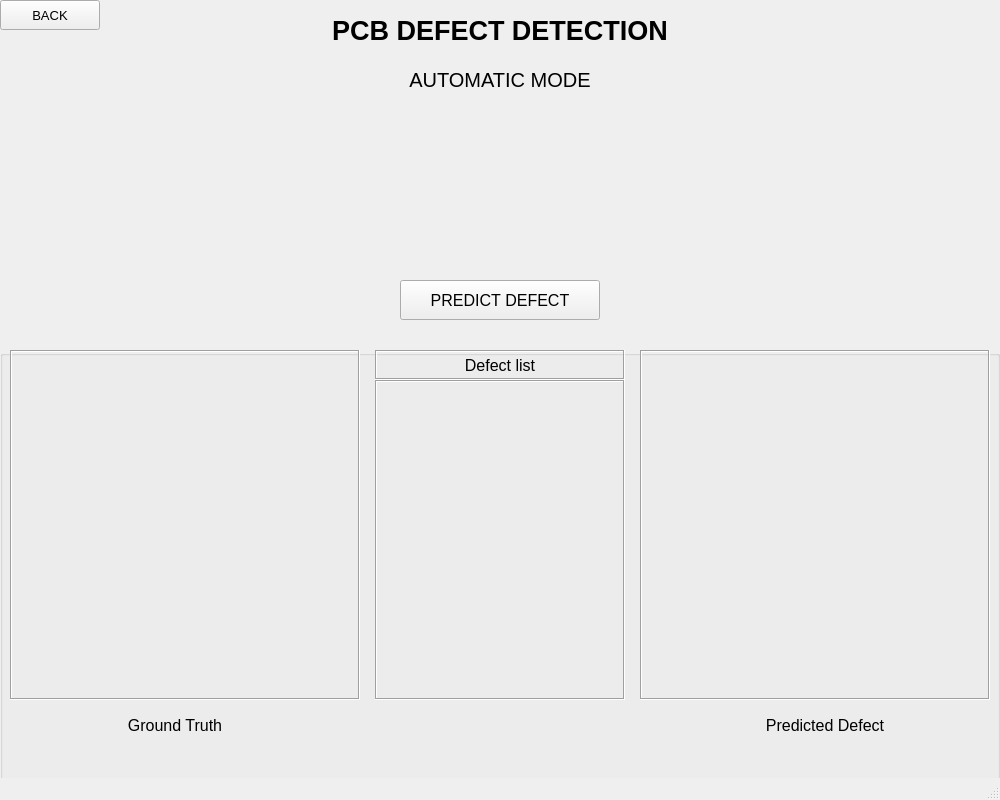
<?xml version="1.0" encoding="UTF-8"?>
<ui version="4.0">
 <class>MainWindow</class>
 <widget class="QMainWindow" name="MainWindow">
  <property name="enabled">
   <bool>true</bool>
  </property>
  <property name="geometry">
   <rect>
    <x>0</x>
    <y>0</y>
    <width>1000</width>
    <height>800</height>
   </rect>
  </property>
  <property name="windowTitle">
   <string>MainWindow</string>
  </property>
  <widget class="QWidget" name="centralwidget">
   <widget class="QLabel" name="mainlabel">
    <property name="enabled">
     <bool>true</bool>
    </property>
    <property name="geometry">
     <rect>
      <x>250</x>
      <y>0</y>
      <width>500</width>
      <height>60</height>
     </rect>
    </property>
    <property name="maximumSize">
     <size>
      <width>20000</width>
      <height>16777215</height>
     </size>
    </property>
    <property name="font">
     <font>
      <family>MS Shell Dlg 2</family>
      <pointsize>20</pointsize>
      <weight>75</weight>
      <bold>true</bold>
      <underline>false</underline>
      <kerning>false</kerning>
     </font>
    </property>
    <property name="autoFillBackground">
     <bool>false</bool>
    </property>
    <property name="text">
     <string>PCB DEFECT DETECTION</string>
    </property>
    <property name="textFormat">
     <enum>Qt::PlainText</enum>
    </property>
    <property name="scaledContents">
     <bool>false</bool>
    </property>
    <property name="alignment">
     <set>Qt::AlignCenter</set>
    </property>
   </widget>
   <widget class="QPushButton" name="back_bt1">
    <property name="enabled">
     <bool>true</bool>
    </property>
    <property name="geometry">
     <rect>
      <x>0</x>
      <y>0</y>
      <width>100</width>
      <height>30</height>
     </rect>
    </property>
    <property name="font">
     <font>
      <pointsize>10</pointsize>
     </font>
    </property>
    <property name="text">
     <string>BACK</string>
    </property>
   </widget>
   <widget class="QLabel" name="label">
    <property name="enabled">
     <bool>true</bool>
    </property>
    <property name="geometry">
     <rect>
      <x>350</x>
      <y>60</y>
      <width>300</width>
      <height>40</height>
     </rect>
    </property>
    <property name="font">
     <font>
      <pointsize>15</pointsize>
      <stylestrategy>PreferAntialias</stylestrategy>
     </font>
    </property>
    <property name="frameShape">
     <enum>QFrame::NoFrame</enum>
    </property>
    <property name="text">
     <string>AUTOMATIC MODE</string>
    </property>
    <property name="alignment">
     <set>Qt::AlignCenter</set>
    </property>
   </widget>
   <widget class="QPushButton" name="pred_bt1">
    <property name="geometry">
     <rect>
      <x>400</x>
      <y>280</y>
      <width>200</width>
      <height>40</height>
     </rect>
    </property>
    <property name="font">
     <font>
      <pointsize>12</pointsize>
      <kerning>false</kerning>
     </font>
    </property>
    <property name="text">
     <string>PREDICT DEFECT</string>
    </property>
    <property name="autoDefault">
     <bool>false</bool>
    </property>
   </widget>
   <widget class="QGroupBox" name="groupBox">
    <property name="enabled">
     <bool>true</bool>
    </property>
    <property name="geometry">
     <rect>
      <x>0</x>
      <y>350</y>
      <width>1000</width>
      <height>450</height>
     </rect>
    </property>
    <property name="font">
     <font>
      <pointsize>12</pointsize>
     </font>
    </property>
    <property name="mouseTracking">
     <bool>false</bool>
    </property>
    <widget class="QLabel" name="label_2">
     <property name="enabled">
      <bool>true</bool>
     </property>
     <property name="geometry">
      <rect>
       <x>75</x>
       <y>360</y>
       <width>200</width>
       <height>30</height>
      </rect>
     </property>
     <property name="font">
      <font>
       <pointsize>12</pointsize>
      </font>
     </property>
     <property name="text">
      <string>Ground Truth</string>
     </property>
     <property name="alignment">
      <set>Qt::AlignCenter</set>
     </property>
    </widget>
    <widget class="QLabel" name="label_3">
     <property name="enabled">
      <bool>true</bool>
     </property>
     <property name="geometry">
      <rect>
       <x>725</x>
       <y>360</y>
       <width>200</width>
       <height>30</height>
      </rect>
     </property>
     <property name="font">
      <font>
       <pointsize>12</pointsize>
      </font>
     </property>
     <property name="mouseTracking">
      <bool>false</bool>
     </property>
     <property name="text">
      <string>Predicted Defect</string>
     </property>
     <property name="alignment">
      <set>Qt::AlignCenter</set>
     </property>
    </widget>
    <widget class="QLabel" name="label_4">
     <property name="enabled">
      <bool>true</bool>
     </property>
     <property name="geometry">
      <rect>
       <x>375</x>
       <y>0</y>
       <width>250</width>
       <height>30</height>
      </rect>
     </property>
     <property name="frameShape">
      <enum>QFrame::Box</enum>
     </property>
     <property name="frameShadow">
      <enum>QFrame::Sunken</enum>
     </property>
     <property name="text">
      <string>Defect list</string>
     </property>
     <property name="alignment">
      <set>Qt::AlignCenter</set>
     </property>
    </widget>
    <widget class="QLabel" name="input_img1">
     <property name="geometry">
      <rect>
       <x>10</x>
       <y>0</y>
       <width>350</width>
       <height>350</height>
      </rect>
     </property>
     <property name="toolTip">
      <string>&lt;html&gt;&lt;head/&gt;&lt;body&gt;&lt;p&gt;&lt;img src=&quot;:/newPrefix/dest/images/l_light_01_missing_hole_01_1_600.jpg&quot;/&gt;&lt;/p&gt;&lt;/body&gt;&lt;/html&gt;</string>
     </property>
     <property name="styleSheet">
      <string notr="true"/>
     </property>
     <property name="frameShape">
      <enum>QFrame::Box</enum>
     </property>
     <property name="frameShadow">
      <enum>QFrame::Sunken</enum>
     </property>
     <property name="text">
      <string/>
     </property>
     <property name="textFormat">
      <enum>Qt::AutoText</enum>
     </property>
     <property name="scaledContents">
      <bool>true</bool>
     </property>
     <property name="alignment">
      <set>Qt::AlignCenter</set>
     </property>
    </widget>
    <widget class="QLabel" name="output_img1">
     <property name="geometry">
      <rect>
       <x>640</x>
       <y>0</y>
       <width>350</width>
       <height>350</height>
      </rect>
     </property>
     <property name="contextMenuPolicy">
      <enum>Qt::PreventContextMenu</enum>
     </property>
     <property name="styleSheet">
      <string notr="true"/>
     </property>
     <property name="frameShape">
      <enum>QFrame::Box</enum>
     </property>
     <property name="frameShadow">
      <enum>QFrame::Sunken</enum>
     </property>
     <property name="text">
      <string/>
     </property>
     <property name="scaledContents">
      <bool>true</bool>
     </property>
     <property name="alignment">
      <set>Qt::AlignCenter</set>
     </property>
    </widget>
    <widget class="QLabel" name="pred_label1">
     <property name="geometry">
      <rect>
       <x>375</x>
       <y>30</y>
       <width>250</width>
       <height>320</height>
      </rect>
     </property>
     <property name="font">
      <font>
       <stylestrategy>NoAntialias</stylestrategy>
      </font>
     </property>
     <property name="frameShape">
      <enum>QFrame::Box</enum>
     </property>
     <property name="frameShadow">
      <enum>QFrame::Sunken</enum>
     </property>
     <property name="alignment">
      <set>Qt::AlignHCenter|Qt::AlignTop</set>
     </property>
     <property name="textInteractionFlags">
      <set>Qt::LinksAccessibleByMouse</set>
     </property>
    </widget>
   </widget>
  </widget>
  <widget class="QMenuBar" name="menubar">
   <property name="geometry">
    <rect>
     <x>0</x>
     <y>0</y>
     <width>1000</width>
     <height>26</height>
    </rect>
   </property>
  </widget>
  <widget class="QStatusBar" name="statusbar"/>
 </widget>
 <resources>
  <include location="img_frame/input_img1.qrc"/>
  <include location="img_frame/output_img2.qrc"/>
  <include location="img_frame/input_img2.qrc"/>
  <include location="img_frame/output_img1.qrc"/>
 </resources>
 <connections/>
</ui>
